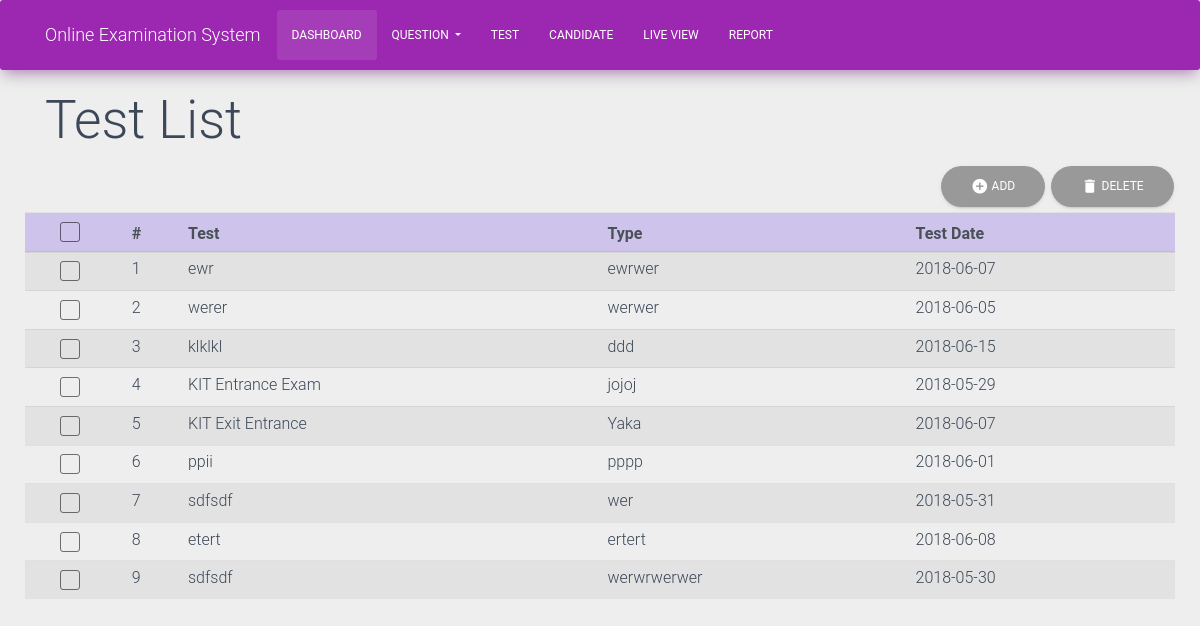
Before: /test-management/test/ with the older database file.
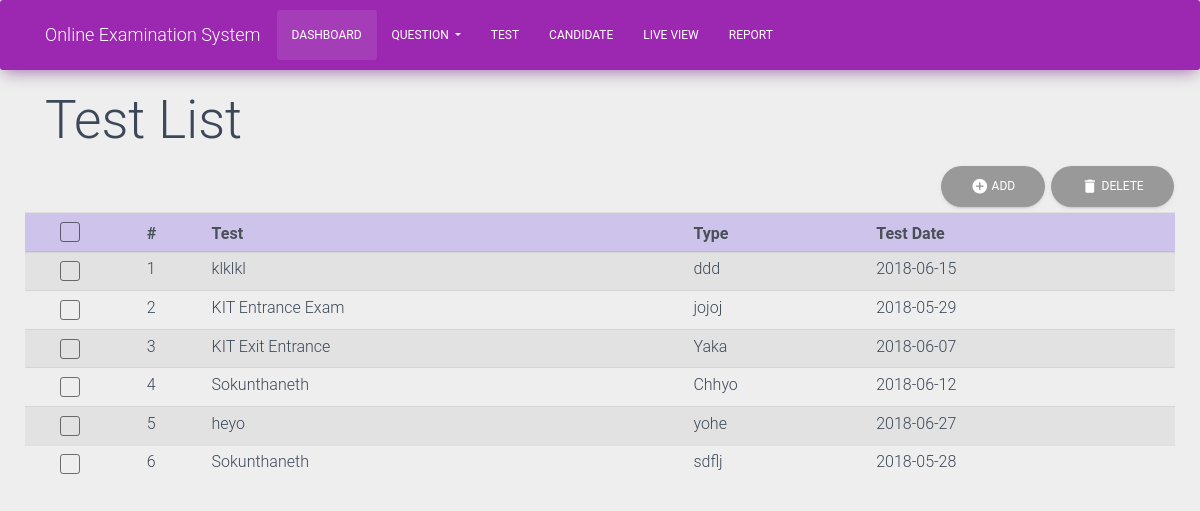
After: the same page with the newer database file.
### test_management/models.py (models this page shows, shortened)
class Test(models.Model):
    test_name = models.TextField(max_length=45)
    test_type = models.TextField(max_length=45)
    test_date = models.DateField()
    create_date = models.DateTimeField(auto_now_add=True)

### test_management/views.py (the view)
# urls.py: url(r'^test-management/test/', test_list, name='test'),
def test_list(request):
    tests = Test.objects.all()
    return render(request, 'test_list.html', {'tests' : tests})

### test_management/templates/test_list.html (shortened to what this page needs)
{% extends 'navigation_bar.html'%}
{% block test_list %}
<div class="container">
  <h1>Test List</h1>
</div>
<div id="inline-toolbar">
<button class="btn btn-round add-btn" data-toggle="modal" data-target="#addModal">
  <i class="material-icons" >add_circle</i>   Add
</button>
    <button class="btn btn-round delete-btn" data-toggle="modal">
  <i class="material-icons" action >delete</i>   Delete
</button>
</div>
<div class="table-container">
    <div class="table-responsive">
        <table id="fresh-table" class="table table-striped test-list  table-hover table-sm">
                <thead class="thead-table-list">
                    <tr>
                    <th scope="col">
                        <div class="form-check">
                            <label class="form-check-label">
                            <span class="form-check-sign">
                                <span class="check"></span>
                            </span>
                            </label>
                        </div>
                    </th>
                    <th scope="col">#</th>
                    <th scope="col">Test</th>
                    <th scope="col">Type</th>
                    <th scope="col">Test Date</th>
                    </tr>
                </thead>
                <tbody>
                    {% for test in tests %}
                    <tr data-id="{{ test.id }}" id="table-row">
                        <td>
                            <div class="form-check">
                                <label class="form-check-label">
                                    <span class="form-check-sign">
                                    <span class="check"></span>
                                    </span>
                                </label>
                            </div>
                        </td>
                        <td>{{ forloop.counter }}</td>
                        <td>{{ test.test_name}}</td>
                        <td>{{ test.test_type}}</td>
                        <td>{{ test.test_date}}</td>
                    </tr>
                    {% endfor %}
                </tbody>
        </table>
    </div>
</div>
{% endblock %}

### test_management/templates/navigation_bar.html (shortened to what this page needs)
{% load staticfiles %}
<!DOCTYPE html>
<html>
<head>
    <link rel="stylesheet" type="text/css" media="screen" href="{% static 'css/test_management.css' %}" />
</head>
<body>
  <nav class="navbar navbar-expand-lg navbar-light bg-primary">
    <div class="container">
      <a class="navbar-brand" href="#">Online Examination System</a>
      <div class="collapse navbar-collapse" id="navbarNavDropdown">
        <ul class="navbar-nav">
          <li class="nav-item active">
            <a class="nav-link" href="#">Dashboard<span class="sr-only">(current)</span></a>
          </li>
          <li class="nav-item dropdown">
            <a class="nav-link dropdown-toggle" href="{% url 'question' %}" id="navbarDropdownMenuLink" data-toggle="dropdown" aria-haspopup="true" aria-expanded="false">
              Question
            </a>
          </li>
          <li class="nav-item">
            <a class="nav-link" href="{% url 'test' %}" name="Test">Test</a>
          </li>
          <li class="nav-item">
            <a class="nav-link" href="#">Candidate</a>
          </li>
          <li class="nav-item">
            <a class="nav-link" href="#">Live View</a>
          </li>
          <li class="nav-item">
            <a class="nav-link" href="#">Report</a>
          </li>
        </ul>
      </div>
    </div>
  </nav>
    {% block test_list %}
    {% endblock %}
</body>
</html>

Changed rows visible on the page:
removed Test: test_name "ewr", test_type "ewrwer", test_date "2018-06-07"
removed Test: test_name "werer", test_type "werwer", test_date "2018-06-05"
removed Test: test_name "ppii", test_type "pppp", test_date "2018-06-01"
removed Test: test_name "sdfsdf", test_type "wer", test_date "2018-05-31"
removed Test: test_name "etert", test_type "ertert", test_date "2018-06-08"
removed Test: test_name "sdfsdf", test_type "werwrwerwer", test_date "2018-05-30"
added Test: test_name "Sokunthaneth", test_type "Chhyo", test_date "2018-06-12"
added Test: test_name "heyo", test_type "yohe", test_date "2018-06-27"
added Test: test_name "Sokunthaneth", test_type "sdflj", test_date "2018-05-28"
